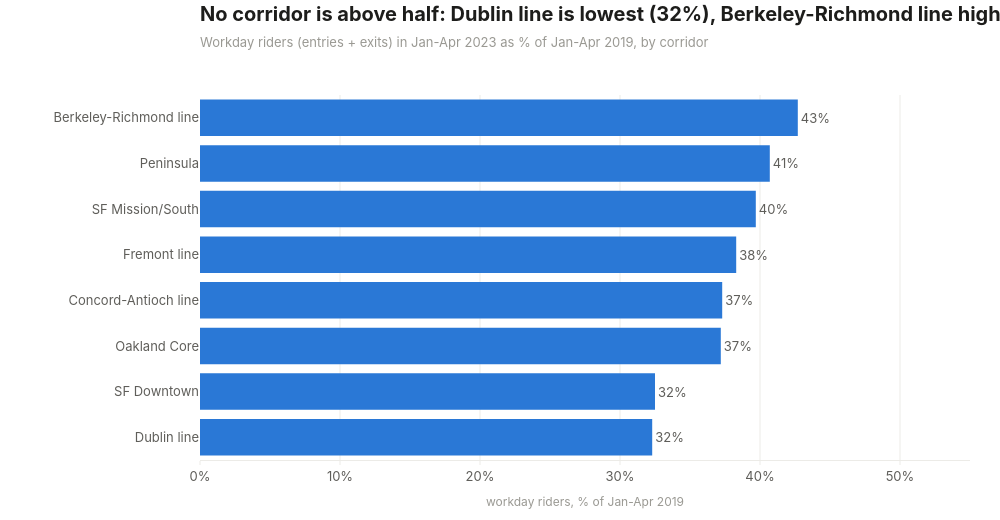

This figure's notebook cell:
### Code cell
recovery_bars = go.Bar(
    y=corridors["corridor"],
    x=corridors["recovery_pct"],
    orientation="h",
    marker_color=viz.ACCENT,
    text=corridors["recovery_pct"].round(0).astype(int).astype(str) + "%",
    textposition="outside",
    hovertemplate="%{y}: %{x:.1f}% of 2019<extra></extra>",
)

fig = go.Figure(recovery_bars)
fig.update_layout(hovermode="closest", showlegend=False, margin=dict(l=200))
fig.update_xaxes(title_text="workday riders, % of Jan-Apr 2019", ticksuffix="%", range=[0, 55], showgrid=True, gridcolor=viz.GRID)
fig.update_yaxes(showgrid=False)

slowest = corridors.iloc[0]
fastest = corridors.iloc[-1]
title = f"No corridor is above half: {slowest['corridor']} is lowest ({slowest['recovery_pct']:.0f}%), {fastest['corridor']} highest ({fastest['recovery_pct']:.0f}%)"
subtitle = "Workday riders (entries + exits) in Jan-Apr 2023 as % of Jan-Apr 2019, by corridor"
viz.titled(fig, title, subtitle)
viz.save(fig, "04_recovery_by_corridor")
fig

### Figure 1 — Plotly figure (JSON) as saved in the notebook; plotly's stock layout.template omitted (floating-point values rounded to 4 significant figures)
{"data": [{"hovertemplate": "%{y}: %{x:.1f}% of 2019<extra></extra>", "marker": {"color": "#2a78d6"}, "orientation": "h", "text": ["32%", "32%", "37%", "37%", "38%", "40%", "41%", "43%"], "textposition": "outside", "type": "bar", "x": [32.3, 32.5, 37.2, 37.3, 38.3, 39.7, 40.7, 42.7], "y": ["Dublin line", "SF Downtown", "Oakland Core", "Concord-Antioch line", "Fremont line", "SF Mission/South", "Peninsula", "Berkeley-Richmond line"]}], "layout": {"height": 520, "hovermode": "closest", "margin": {"l": 200}, "showlegend": false, "title": {"text": "<b>No corridor is above half: Dublin line is lowest (32%), Berkeley-Richmond line highest (43%)</b><br><span style='font-size:13px;color:#9a9993'>Workday riders (entries + exits) in Jan-Apr 2023 as % of Jan-Apr 2019, by corridor</span>"}, "width": 1000, "xaxis": {"gridcolor": "#ecebe7", "range": [0, 55], "showgrid": true, "ticksuffix": "%", "title": {"text": "workday riders, % of Jan-Apr 2019"}}, "yaxis": {"showgrid": false}}}
